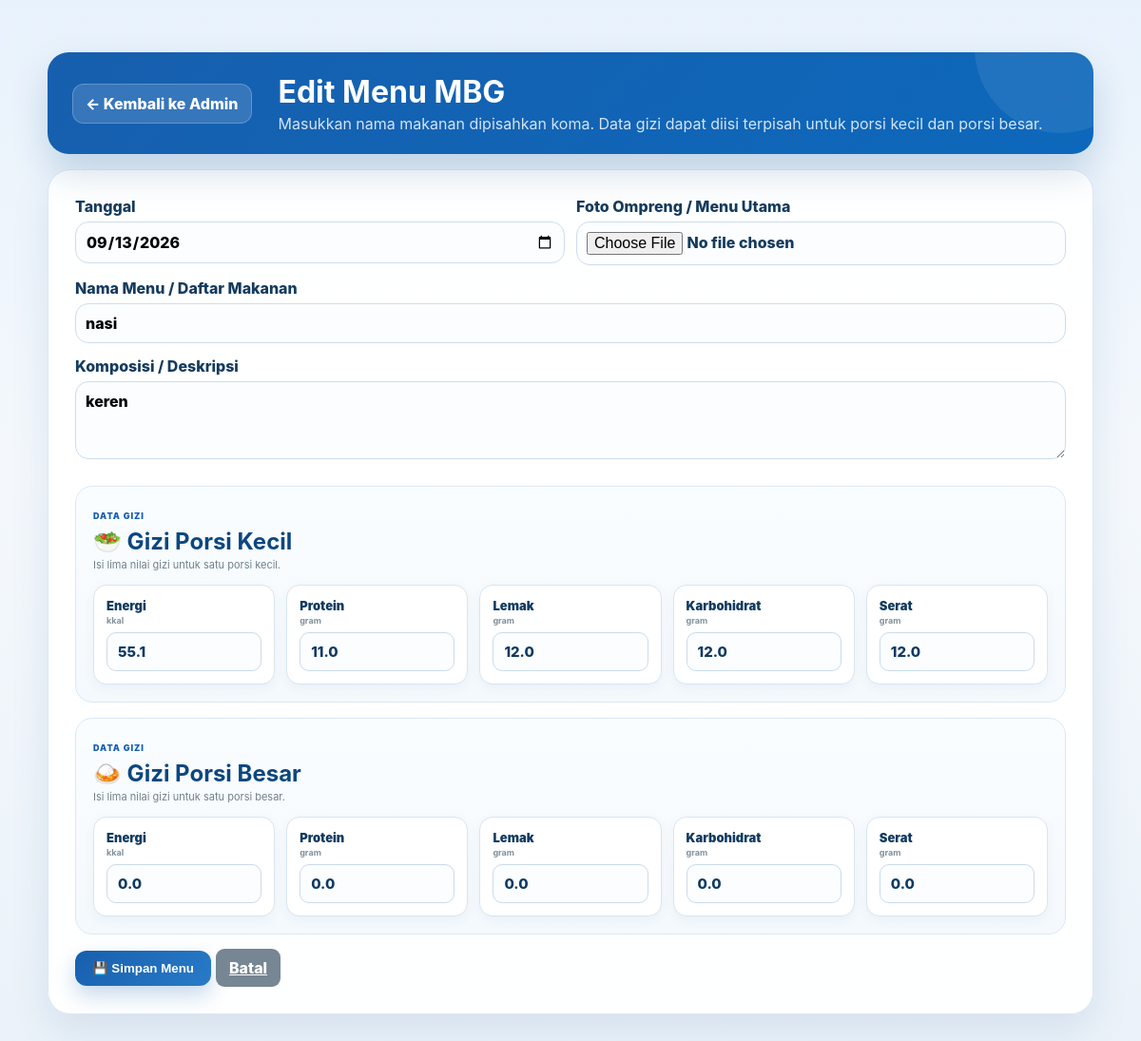
Screenshot of /admin/edit/2 (signed in) with the database file from the repository.
### tables this page shows
CREATE TABLE menu_mbg (
            id INTEGER PRIMARY KEY AUTOINCREMENT,
            tanggal TEXT UNIQUE NOT NULL,
            nama_menu TEXT NOT NULL,
            deskripsi TEXT,
            foto TEXT,
            energi_kecil REAL DEFAULT 0,
            protein_kecil REAL DEFAULT 0,
            lemak_kecil REAL DEFAULT 0,
            karbo_kecil REAL DEFAULT 0,
            serat_kecil REAL DEFAULT 0,
            energi_besar REAL DEFAULT 0,
            protein_besar REAL DEFAULT 0,
            lemak_besar REAL DEFAULT 0,
            karbo_besar REAL DEFAULT 0,
            serat_besar REAL DEFAULT 0,
            dibuat TEXT DEFAULT CURRENT_TIMESTAMP,
            updated_at TEXT
        );

### app.py (the view, shortened to what this page needs)
@app.route("/admin/edit/<int:id>", methods=["GET", "POST"])
@login_required
def edit_menu(id):
    conn = get_db()
    menu = conn.execute("SELECT * FROM menu_mbg WHERE id=?", (id,)).fetchone()
    old_items = conn.execute("SELECT * FROM menu_item WHERE menu_id=? ORDER BY urutan", (id,)).fetchall() if menu else []
    conn.close()
    if not menu:
        return "Menu tidak ditemukan", 404
    return render_template("form.html", menu=menu, items_for_form=[dict(x) for x in old_items], judul="Edit Menu MBG")

### app.py (called while the page is built)
def login_required(f):
    @wraps(f)
    def decorated_function(*args, **kwargs):
        if not session.get('logged_in'):
            return redirect(url_for('login', next=request.url))
        return f(*args, **kwargs)
    return decorated_function

def get_db():
    conn = sqlite3.connect(DB_PATH)
    conn.row_factory = sqlite3.Row
    return conn

### templates/form.html (shortened to what this page needs)
{% extends "base.html" %}
{% block content %}
<main class="admin">
  <div class="formhead">
    <a href="{{url_for('admin')}}">← Kembali ke Admin</a>
    <h1>{{judul}}</h1>
    <p>Masukkan nama makanan dipisahkan koma. Data gizi dapat diisi terpisah untuk porsi kecil dan porsi besar.</p>
  </div>
  <form class="formcard" method="post" enctype="multipart/form-data">
    <div class="two">
      <label>Tanggal
        <input type="date" name="tanggal" required value="{{menu['tanggal'] if menu else request.args.get('tanggal','')}}">
      </label>
      <label>Foto Ompreng / Menu Utama
        <input type="file" name="foto" accept=".jpg,.jpeg,.png,.webp">
      </label>
    </div>
    <label>Nama Menu / Daftar Makanan
      <input id="namaMenu" name="nama_menu" required value="{{menu['nama_menu'] if menu else ''}}" placeholder="Contoh: Nasi Putih, Ayam Panggang, Sayur, Tahu, Apel">
    </label>
    <label>Komposisi / Deskripsi
      <textarea name="deskripsi" rows="3" placeholder="Keterangan menu (opsional)">{{menu['deskripsi'] if menu else ''}}</textarea>
    </label>
    <section class="nutrition-input-section">
      <div class="nutrition-input-head">
        <div>
          <span class="eyebrow">DATA GIZI</span>
          <h2>🥗 Gizi Porsi Kecil</h2>
          <p>Isi lima nilai gizi untuk satu porsi kecil.</p>
        </div>
      </div>
      <div class="nutrition-input-grid">
        <label><span>Energi</span><small>kkal</small><input type="text" inputmode="decimal" name="energi_kecil" value="{{menu['energi_kecil'] if menu else ''}}" placeholder="Contoh: 517,6"></label>
        <label><span>Protein</span><small>gram</small><input type="text" inputmode="decimal" name="protein_kecil" value="{{menu['protein_kecil'] if menu else ''}}" placeholder="Contoh: 26"></label>
        <label><span>Lemak</span><small>gram</small><input type="text" inputmode="decimal" name="lemak_kecil" value="{{menu['lemak_kecil'] if menu else ''}}" placeholder="Contoh: 19,7"></label>
        <label><span>Karbohidrat</span><small>gram</small><input type="text" inputmode="decimal" name="karbo_kecil" value="{{menu['karbo_kecil'] if menu else ''}}" placeholder="Contoh: 58,8"></label>
        <label><span>Serat</span><small>gram</small><input type="text" inputmode="decimal" name="serat_kecil" value="{{menu['serat_kecil'] if menu else ''}}" placeholder="Contoh: 2,4"></label>
      </div>
    </section>
    <section class="nutrition-input-section large">
      <div class="nutrition-input-head">
        <div>
          <span class="eyebrow">DATA GIZI</span>
          <h2>🍛 Gizi Porsi Besar</h2>
          <p>Isi lima nilai gizi untuk satu porsi besar.</p>
        </div>
      </div>
      <div class="nutrition-input-grid">
        <label><span>Energi</span><small>kkal</small><input type="text" inputmode="decimal" name="energi_besar" value="{{menu['energi_besar'] if menu else ''}}" placeholder="Contoh: 767,7"></label>
        <label><span>Protein</span><small>gram</small><input type="text" inputmode="decimal" name="protein_besar" value="{{menu['protein_besar'] if menu else ''}}" placeholder="Contoh: 36,1"></label>
        <label><span>Lemak</span><small>gram</small><input type="text" inputmode="decimal" name="lemak_besar" value="{{menu['lemak_besar'] if menu else ''}}" placeholder="Contoh: 22,6"></label>
        <label><span>Karbohidrat</span><small>gram</small><input type="text" inputmode="decimal" name="karbo_besar" value="{{menu['karbo_besar'] if menu else ''}}" placeholder="Contoh: 104,5"></label>
        <label><span>Serat</span><small>gram</small><input type="text" inputmode="decimal" name="serat_besar" value="{{menu['serat_besar'] if menu else ''}}" placeholder="Contoh: 3,3"></label>
      </div>
    </section>
    <div class="actions">
      <button class="btn" type="submit">💾 Simpan Menu</button>
      <a class="btn secondary" href="{{url_for('admin')}}">Batal</a>
    </div>
  </form>
</main>
{% endblock %}

### rows the page displays
menu_mbg: tanggal "09/13/2026", nama_menu "nasi", deskripsi "keren", energi_kecil "55.1", protein_kecil "11.0", lemak_kecil "12.0", karbo_kecil "12.0", serat_kecil "12.0", energi_besar "0.0", protein_besar "0.0", lemak_besar "0.0", karbo_besar "0.0", serat_besar "0.0"

### other values shown
{{ judul }} "Edit Menu MBG"
